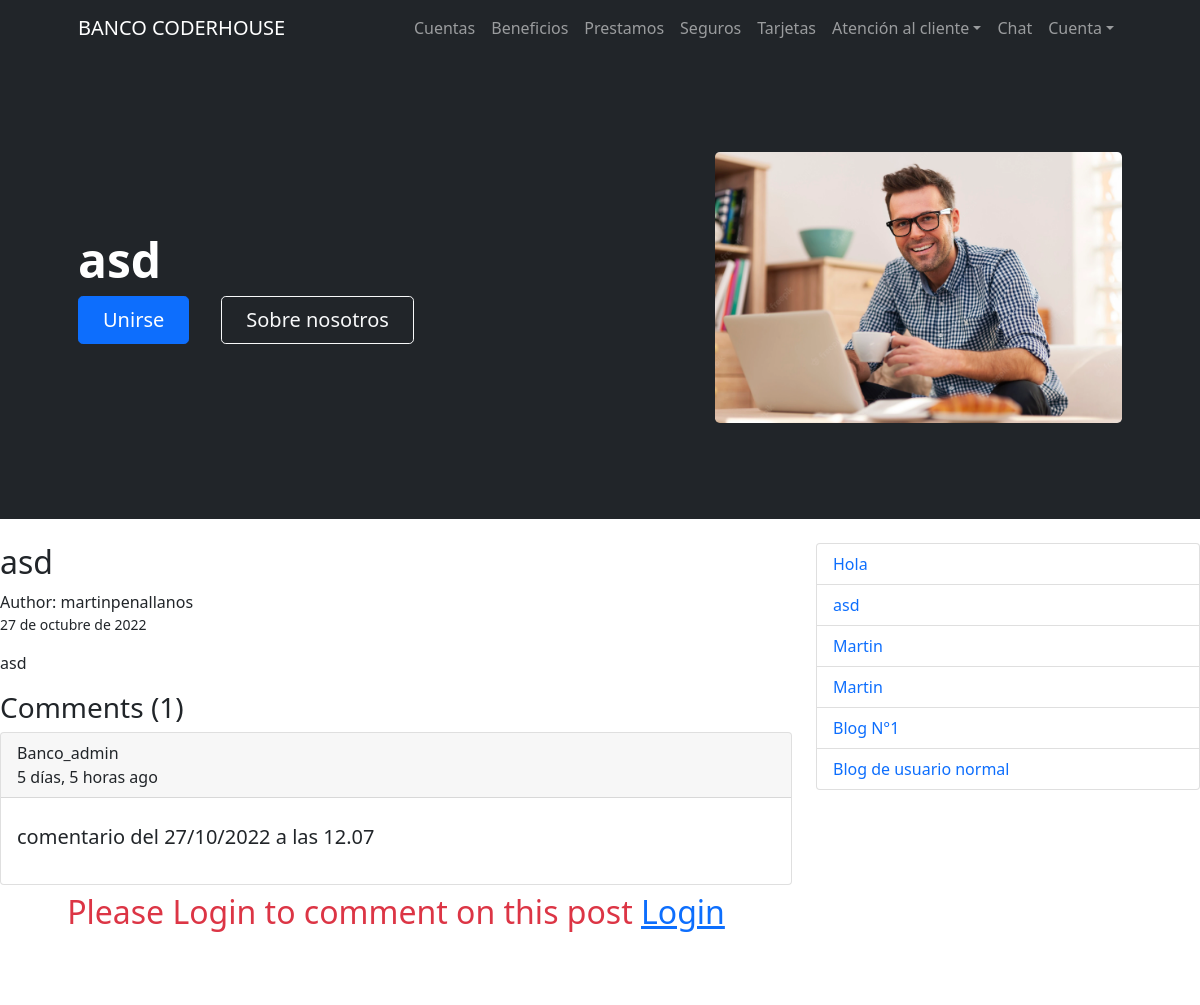
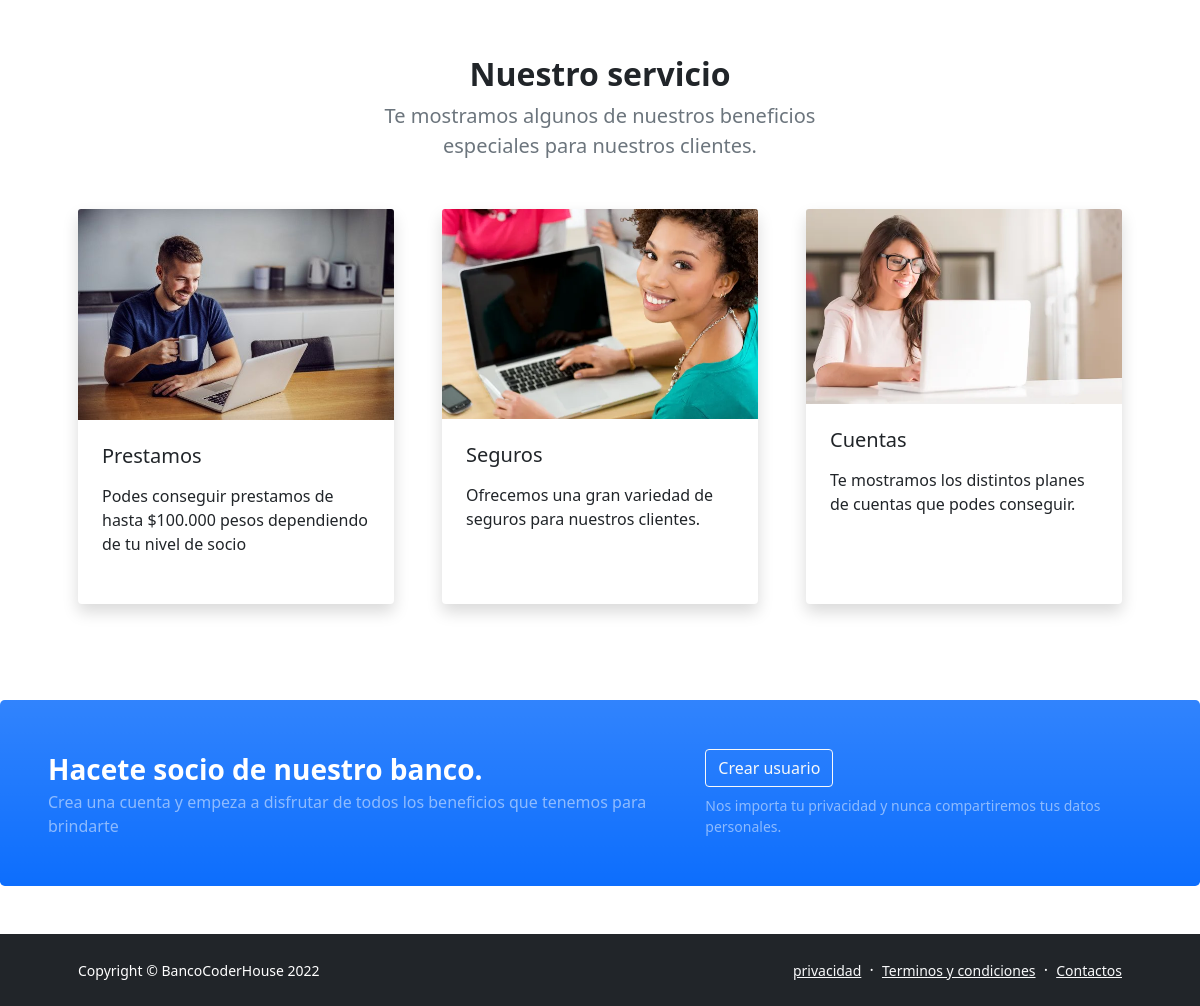
Page /blog_detail/asd-2022-10-27 on the committed database (2 pictures, top to bottom).
### App_1/models.py (models this page shows, shortened)
class Blog(models.Model):
    name = models.CharField(max_length=100)
    author = models.ForeignKey(User, on_delete=models.CASCADE)
    description = RichTextField()
    mini_description = models.TextField()
    post_date = models.DateField(default=date.today)
    slug = models.CharField(max_length=1000, null=True, blank=True)

class BlogComment(models.Model):
    description = models.TextField(help_text="Write your comment")
    author = models.ForeignKey(User, on_delete=models.SET_NULL, null=True)
    comment_date = models.DateTimeField(auto_now_add=True)
    blog = models.ForeignKey(Blog, on_delete=models.CASCADE)

### App_1/views.py (the view)
# urls.py: path('blog_detail/<str:slug>', blog_detail, name="blog_detail"),
def blog_detail(request, slug):
    blog = Blog.objects.get(slug=slug)
    all_comments = BlogComment.objects.filter(blog = blog.id)
    all_blogs = Blog.objects.all().order_by('-post_date')[:10]
    form = CommentBlogForm()
    if request.method == "POST":
        form = CommentBlogForm(request.POST)
        if form.is_valid():
            form.save()
            messages.success(request, "Your comment on this blog has been posted")
            return redirect("/blog_detail/"+blog.slug)
    else:
        form = CommentBlogForm()
    context = {
        'blog':blog,
        'all_blogs': all_blogs,
        'form': form,
        'all_comments': all_comments
    }
    return render(request, ("blog_detail.html"), context)

### App_1/templates/blog_detail.html (shortened to what this page needs)
{% extends 'padre.html' %}
{% load humanize %}
{% block barra_menu %}
<div class="collapse navbar-collapse" id="navbarSupportedContent">
    <ul class="navbar-nav ms-auto mb-2 mb-lg-0">
        <li class="nav-item"><a class="nav-link" href="{% url 'cuentas' %}">Cuentas</a></li>
        <li class="nav-item"><a class="nav-link" href="{% url 'beneficios' %}">Beneficios</a></li>
        <li class="nav-item"><a class="nav-link" href="{% url 'prestamos' %}">Prestamos</a></li>
        <li class="nav-item"><a class="nav-link" href="{% url 'seguros' %}">Seguros</a></li>
        <li class="nav-item"><a class="nav-link" href="{% url 'tarjetas' %}">Tarjetas</a></li>
        <li class="nav-item dropdown">
            <a class="nav-link dropdown-toggle" id="navbarDropdownBlog" href="#" role="button" data-bs-toggle="dropdown" aria-expanded="false">Atención al cliente</a>
        </li>
        <li class="nav-item"><a class="nav-link" href="{% url 'inbox' %}">Chat</a></li>
        <li class="nav-item dropdown">
            <a class="nav-link dropdown-toggle" id="navbarDropdownPortfolio" href="#" role="button" data-bs-toggle="dropdown" aria-expanded="false">Cuenta</a>
        </li>
    </ul>
{% endblock %}
{% block titulo %}
    <h1 class="display-5 fw-bolder text-white mb-2">{{blog.name}}</h1>
{% endblock %}
{% block parrafo_1 %}
<dev class="container">
    <div class="row">
        <div class="col-md-8">
            <h2>{{ blog.name }}</h2>
            <span>Author: {{blog.author}}</span>
            <div>
                <small>{{ blog.post_date }}</small>
            </div>
            <div>
                <p>{{blog.description|safe}}</p>
            </div>
            <div class="col">
                <h3>Comments ({{all_comments.count}})</h3>
                {% for comment in all_comments %}
                    <div class="card mb-2">
                        <div class="card-header">
                            {{ comment.author }} <br>
                            {{ comment.comment_date| timesince }} ago
                        </div>
                        <div class="card-body">
                            <blockquote class="blockquote mt-2">
                                <p>{{ comment.description }}</p>
                            </blockquote>
                        </div>
                    </div>
                {% endfor %}
            </div>
            <div class="col">
                {% if user.is_authenticated %}
                    {% if blog.author.id == user.id %}
                        <h3 class="text-center text-warning">You are not allowed to post comment on your own blog</h3>
                    {% else %}
                    <h3>Write your comment...</h3>
                    <form method="post">
                        {% csrf_token %}
                        {{form.as_p}}
                        <button type="submit" class="btn btn-outline-primary">Comment</button>
                    </form>
                    {% endif %}
                {% else %}
                    <h2 class="text-center text-danger">Please Login to comment on this post <a href="{% url 'login' %}">Login</a></h2>
                {% endif %}
            </div>
        </div>
        <div class="col-md-4">
            <ul class="list-group">
                {% for blogs in all_blogs %}
                    <li class="list-group-item">
                        <a href="{% url 'blog_detail' blogs.slug %}" class="text-decoration-none"> {{blogs.name}}</a>
                    </li>
                {% endfor %}
            </ul>
        </div>
    </div>
</dev>
{% endblock %}

### rows in the picture
Blog: name "asd", author "martinpenallanos", post_date "27 de octubre de 2022", description "asd"
BlogComment: author "Banco_admin", comment_date "5 días, 5 horas", description "comentario del 27/10/2022 a las 12.07"
Blog: name "Hola"
Blog: name "Martin"
Blog: name "Martin"
Blog: name "Blog N°1"
Blog: name "Blog de usuario normal"

### other values in the picture
{{ all_comments.count }} "1"
